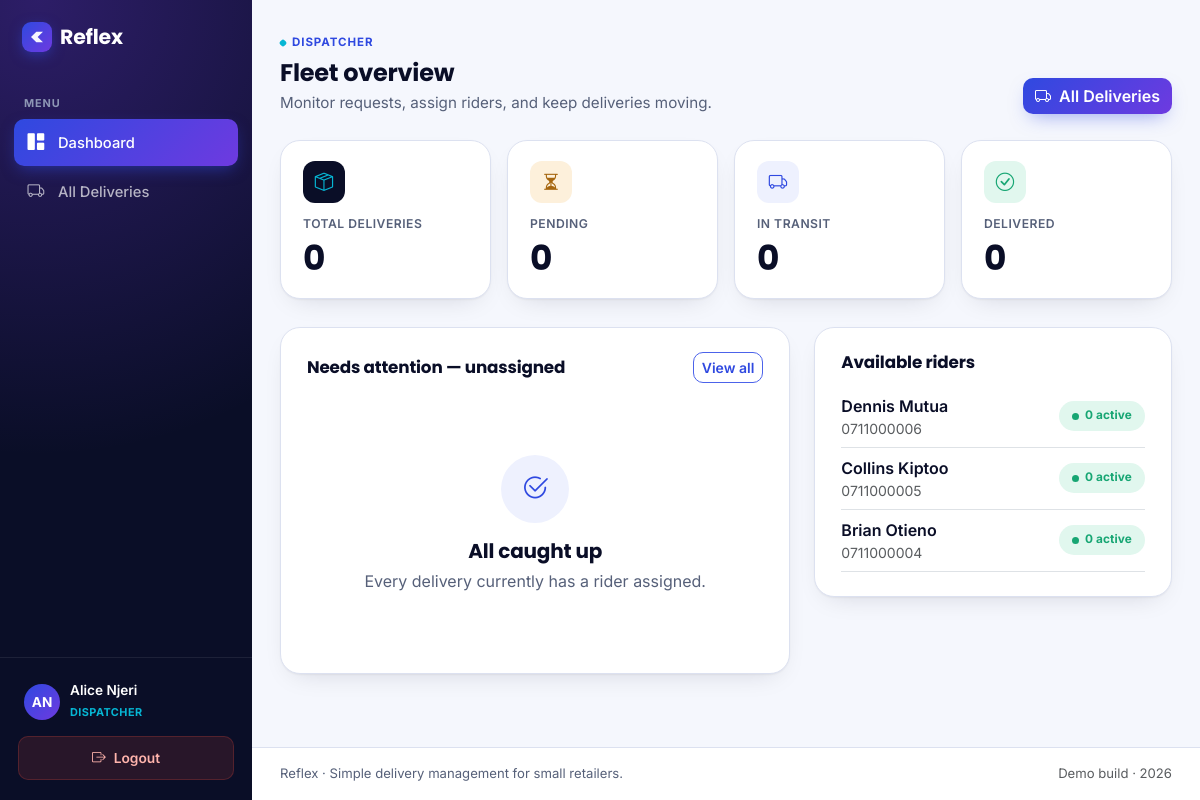
Page /dashboard.php (signed in) on the committed database.
### tables this page shows
CREATE TABLE users (
    id INT UNSIGNED AUTO_INCREMENT PRIMARY KEY,
    name VARCHAR(100) NOT NULL,
    email VARCHAR(150) NOT NULL UNIQUE,
    password VARCHAR(255) NOT NULL,            
    role ENUM('retailer', 'dispatcher', 'rider') NOT NULL,
    phone VARCHAR(20) NOT NULL,
    is_active TINYINT(1) NOT NULL DEFAULT 1,   
    created_at TIMESTAMP NOT NULL DEFAULT CURRENT_TIMESTAMP,

    INDEX idx_users_role (role)
);

### auth.php (called while the page is built, shortened)
<?php
function isLoggedIn(): bool
{
    return isset($_SESSION['user_id'], $_SESSION['role']);
}
function currentUser(): ?array
{
    return [
        'id'    => $_SESSION['user_id'],
        'name'  => $_SESSION['user_name'],
        'email' => $_SESSION['user_email'],
        'role'  => $_SESSION['role'],
    ];
}
function dashboardPathFor(string $role): string
{
    return match ($role) {
        'retailer'   => '/reflex/retailer/dashboard.php',
        'dispatcher' => '/reflex/dispatcher/dashboard.php',
        'rider'      => '/reflex/rider/dashboard.php',
        default      => '/reflex/login.php',
    };
}

### functions.php (called while the page is built, shortened)
<?php
function e(?string $value): string
{
    return htmlspecialchars($value ?? '', ENT_QUOTES, 'UTF-8');
}

### dashboard.php (the view, shortened to what this page needs)
<?php
require_once __DIR__ . '/../auth/auth.php';
require_once __DIR__ . '/../includes/functions.php';
$pdo = getDbConnection();
$statsStmt = $pdo->query("
    SELECT
        COUNT(*) AS total,
        SUM(status = 'PENDING') AS pending,
        SUM(status = 'ASSIGNED') AS assigned,
        SUM(status IN ('PICKED_UP','IN_TRANSIT')) AS in_transit,
        SUM(status = 'DELIVERED') AS delivered
    FROM deliveries
");
$stats = $statsStmt->fetch();
$stats = array_map(fn($v) => (int) $v, $stats);
$needsAttentionStmt = $pdo->query("
    SELECT d.*, ret.name AS retailer_name
    FROM deliveries d
    JOIN users ret ON ret.id = d.retailer_id
    WHERE d.status = 'PENDING'
    ORDER BY d.created_at ASC
    LIMIT 8
");
$needsAttention = $needsAttentionStmt->fetchAll();
$ridersStmt = $pdo->query("
    SELECT u.id, u.name, u.phone,
        SUM(d.status IN ('ASSIGNED','PICKED_UP','IN_TRANSIT')) AS active_jobs
    FROM users u
    LEFT JOIN deliveries d ON d.rider_id = u.id
    WHERE u.role = 'rider' AND u.is_active = 1
    GROUP BY u.id, u.name, u.phone
    ORDER BY active_jobs ASC
");
$riders = $ridersStmt->fetchAll();
require_once __DIR__ . '/../includes/header.php';
?>
<div class="page-header">
  <div>
    <span class="eyebrow">Dispatcher</span>
    <h1>Fleet overview</h1>
    <p>Monitor requests, assign riders, and keep deliveries moving.</p>
  </div>
  <a href="/reflex/dispatcher/deliveries.php" class="btn btn-primary"><i class="bi bi-truck me-1"></i> All Deliveries</a>
</div>
<div class="row g-3">
  <div class="col-6 col-lg-3">
    <div class="stat-card">
      <div class="stat-icon stat-icon-ink"><i class="bi bi-box-seam"></i></div>
      <div class="stat-label">Total Deliveries</div>
      <div class="stat-value"><?= $stats['total'] ?></div>
    </div>
  </div>
  <div class="col-6 col-lg-3">
    <div class="stat-card">
      <div class="stat-icon stat-icon-amber"><i class="bi bi-hourglass-split"></i></div>
      <div class="stat-label">Pending</div>
      <div class="stat-value"><?= $stats['pending'] ?></div>
    </div>
  </div>
  <div class="col-6 col-lg-3">
    <div class="stat-card">
      <div class="stat-icon stat-icon-blue"><i class="bi bi-truck"></i></div>
      <div class="stat-label">In Transit</div>
      <div class="stat-value"><?= $stats['in_transit'] ?></div>
    </div>
  </div>
  <div class="col-6 col-lg-3">
    <div class="stat-card">
      <div class="stat-icon stat-icon-green"><i class="bi bi-check-circle"></i></div>
      <div class="stat-label">Delivered</div>
      <div class="stat-value"><?= $stats['delivered'] ?></div>
    </div>
  </div>
</div>
<div class="row g-4 mt-1">
  <div class="col-lg-7">
    <div class="reflex-card">
      <div class="reflex-card-body">
        <div class="d-flex justify-content-between align-items-center mb-3">
          <h2 class="section-title mb-0">Needs attention &mdash; unassigned</h2>
          <a href="/reflex/dispatcher/deliveries.php?status=PENDING" class="btn btn-sm btn-outline-primary">View all</a>
        </div>
        <?php if (empty($needsAttention)): ?>
          <div class="empty-state">
            <div class="empty-icon"><i class="bi bi-check2-circle"></i></div>
            <h5>All caught up</h5>
            <p class="mb-0">Every delivery currently has a rider assigned.</p>
          </div>
        <?php endif; ?>
      </div>
    </div>
  </div>
  <div class="col-lg-5">
    <div class="reflex-card">
      <div class="reflex-card-body">
        <h2 class="section-title">Available riders</h2>
        <?php if (empty($riders)): ?>
          <div class="empty-state">
            <div class="empty-icon"><i class="bi bi-bicycle"></i></div>
            <h5>No riders available</h5>
            <p class="mb-0">Add rider accounts to start assigning deliveries.</p>
          </div>
        <?php else: ?>
          <?php foreach ($riders as $r): ?>
            <div class="d-flex justify-content-between align-items-center border-bottom py-2">
              <div>
                <div class="fw-semibold"><?= e($r['name']) ?></div>
                <div class="text-muted small"><?= e($r['phone']) ?></div>
              </div>
              <span class="badge-status <?= (int) $r['active_jobs'] === 0 ? 'badge-delivered' : 'badge-in-transit' ?>">
                <?= (int) $r['active_jobs'] ?> active
              </span>
            </div>
          <?php endforeach; ?>
        <?php endif; ?>
      </div>
    </div>
  </div>
</div>
<?php require_once __DIR__ . '/../includes/footer.php'; ?>

### header.php (shortened to what this page needs)
<?php
$user = currentUser();
?><!DOCTYPE html>
<html lang="en">
<head>
<link rel="stylesheet" href="https://cdn.jsdelivr.net/npm/bootstrap@5.3.3/dist/css/bootstrap.min.css">
<link rel="stylesheet" href="https://cdn.jsdelivr.net/npm/bootstrap-icons@1.11.3/font/bootstrap-icons.css">
<link rel="stylesheet" href="/reflex/assets/css/style.css">
</head>
<body>
<?php require __DIR__ . '/navbar.php'; ?>
<div class="app-content">
<main class="app-main">
  <div class="container-fluid app-container">

### navbar.php (shortened to what this page needs)
<?php
$user = $user ?? currentUser();
$currentPath = $_SERVER['PHP_SELF'] ?? '';
function navActive(string $needle, string $path): string
{
    return str_contains($path, $needle) ? 'active' : '';
}
$initials = '';
if ($user) {
    $parts = preg_split('/\s+/', trim($user['name']));
    $initials = strtoupper(substr($parts[0] ?? '', 0, 1) . substr($parts[1] ?? '', 0, 1));
}
?>
<div class="app-shell">
<aside class="reflex-sidebar" id="reflexSidebar">
  <div class="sidebar-brand">
    <a class="brand-row d-flex align-items-center gap-2" href="<?= $user ? dashboardPathFor($user['role']) : '/reflex/index.php' ?>">
      <span class="brand-glyph"><svg viewBox="0 0 24 24" fill="none" xmlns="http://www.w3.org/2000/svg"><path d="M3 12L11 4L21 4L13 12L21 20L11 20L3 12Z" fill="white" opacity="0.95"/></svg></span>
      <span class="brand-mark">Reflex</span>
    </a>
  </div>
  <?php if ($user): ?>
    <nav class="sidebar-nav">
      <div class="sidebar-section-label">Menu</div>
      <?php if ($user['role'] === 'retailer'): ?>
        <a class="sidebar-link <?= navActive('dashboard.php', $currentPath) ?>" href="/reflex/retailer/dashboard.php"><i class="bi bi-grid-1x2-fill"></i>Dashboard</a>
        <a class="sidebar-link <?= navActive('create_delivery.php', $currentPath) ?>" href="/reflex/retailer/create_delivery.php"><i class="bi bi-plus-circle-fill"></i>New Delivery</a>
        <a class="sidebar-link <?= navActive('deliveries.php', $currentPath) ?>" href="/reflex/retailer/deliveries.php"><i class="bi bi-box-seam-fill"></i>My Deliveries</a>
      <?php elseif ($user['role'] === 'dispatcher'): ?>
        <a class="sidebar-link <?= navActive('dashboard.php', $currentPath) ?>" href="/reflex/dispatcher/dashboard.php"><i class="bi bi-grid-1x2-fill"></i>Dashboard</a>
        <a class="sidebar-link <?= navActive('deliveries.php', $currentPath) ?>" href="/reflex/dispatcher/deliveries.php"><i class="bi bi-truck"></i>All Deliveries</a>
      <?php endif; ?>
    </nav>
    <div class="sidebar-footer">
      <div class="sidebar-user">
        <span class="sidebar-avatar"><?= e($initials) ?></span>
        <span>
          <span class="sidebar-user-name d-block"><?= e($user['name']) ?></span>
          <span class="sidebar-user-role"><?= e($user['role']) ?></span>
        </span>
      </div>
      <a class="sidebar-logout" href="/reflex/logout.php"><i class="bi bi-box-arrow-right"></i>Logout</a>
    </div>
  <?php else: ?>
    <nav class="sidebar-nav">
      <a class="sidebar-link" href="/reflex/login.php"><i class="bi bi-box-arrow-in-right"></i>Login</a>
    </nav>
  <?php endif; ?>
</aside>

### footer.php (shortened to what this page needs)
  </div>
</main>
<footer class="app-footer">
  <div class="container-fluid app-container">
    <span>Reflex &middot; Simple delivery management for small retailers.</span>
    <span class="text-muted">Demo build &middot; <?= date('Y') ?></span>
  </div>
</footer>
</div>
</div>
</body>
</html>

### rows in the picture
users: name "Dennis Mutua", phone "0711000006", active_jobs "0"
users: name "Collins Kiptoo", phone "0711000005", active_jobs "0"
users: name "Brian Otieno", phone "0711000004", active_jobs "0"

### other values in the picture
$initials "AN"
$user['name'] "Alice Njeri"
$user['role'] "DISPATCHER"
$stats['total'] "0"
$stats['pending'] "0"
$stats['in_transit'] "0"
$stats['delivered'] "0"
